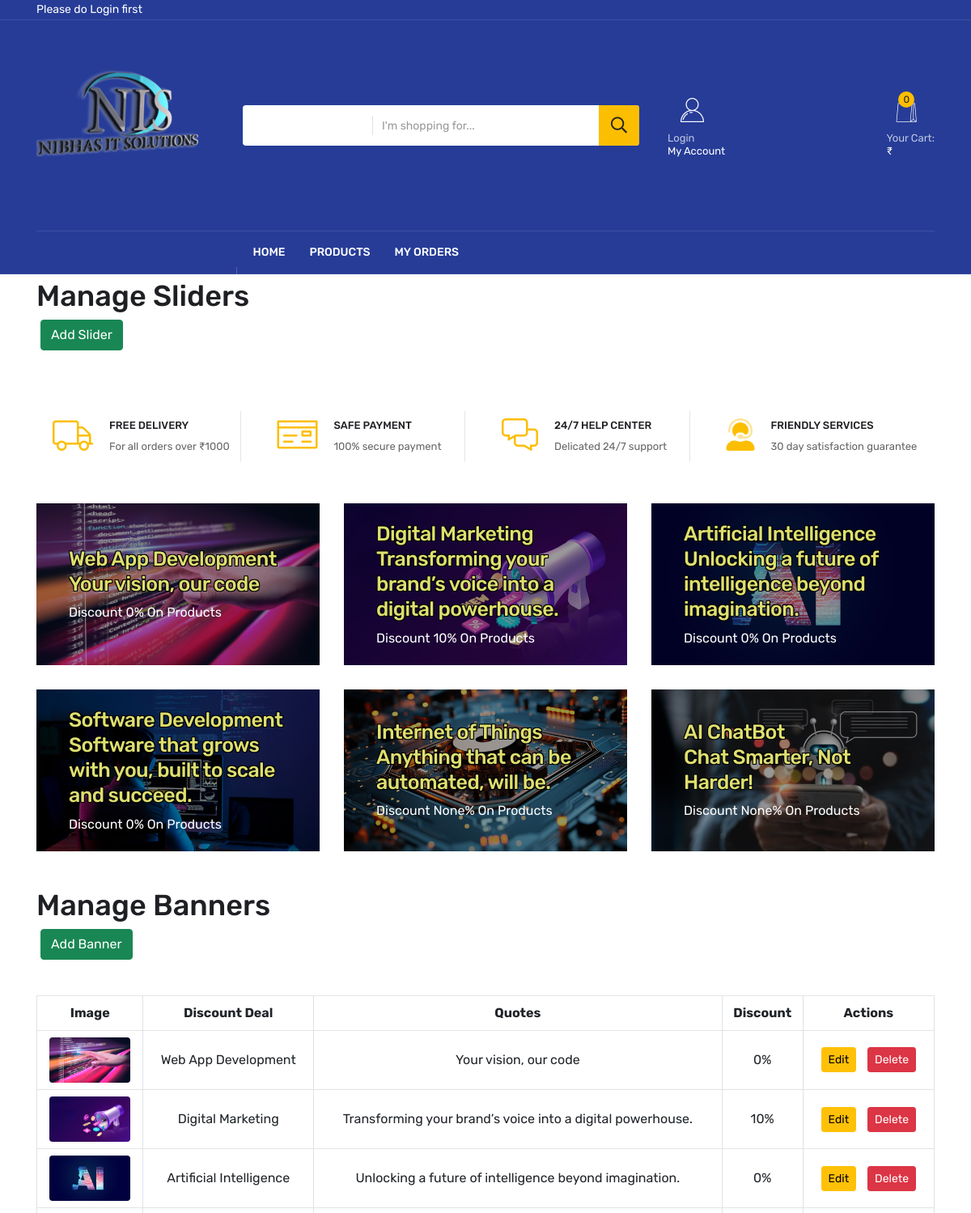
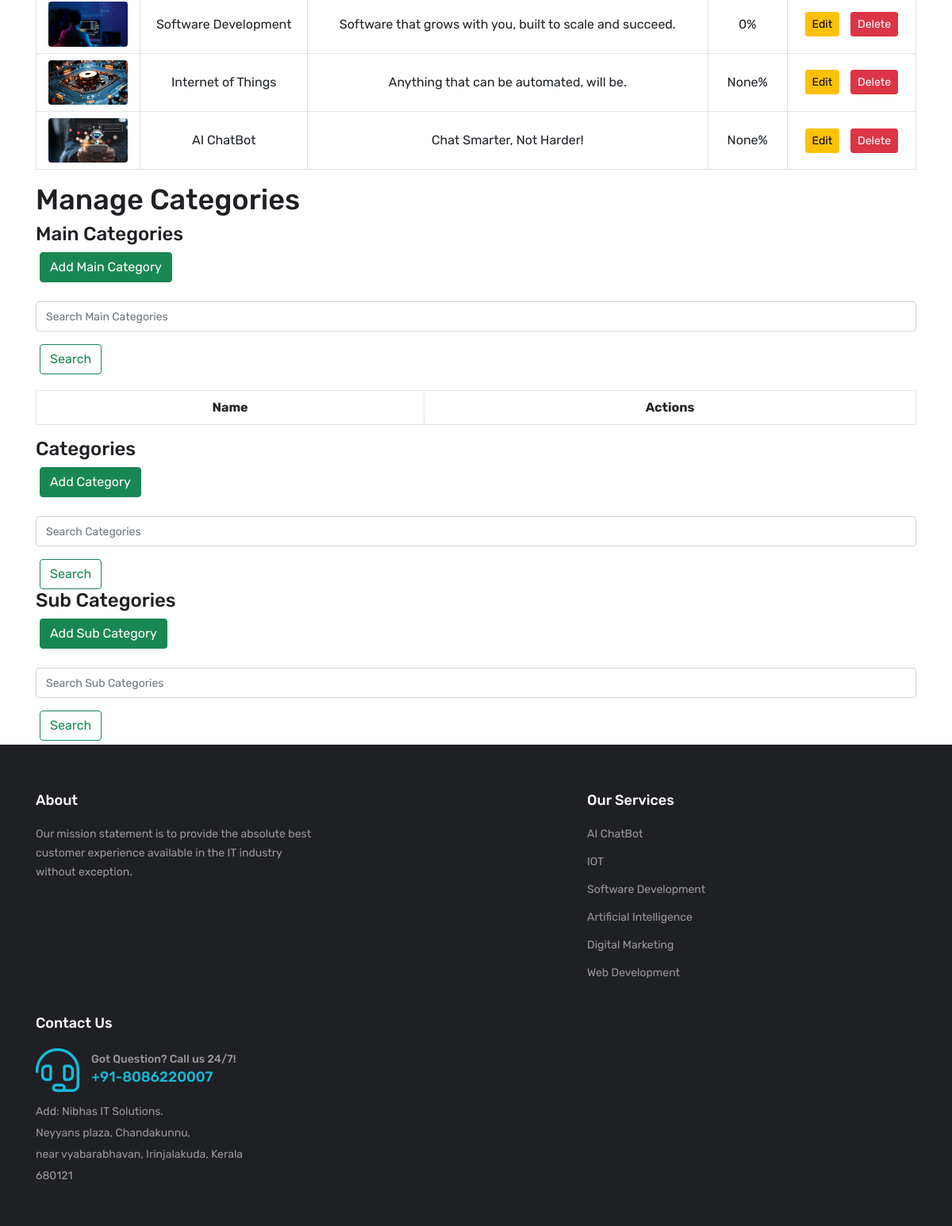
Screenshot of /manage_banners/ with the database file from the repository (2 pictures, top to bottom).
### app/models.py (models this page shows, shortened)
class banner_area(m.Model):
    image = m.ImageField(upload_to="media/banner_img")
    Discount_Deal = m.CharField(max_length=100)
    Quotes = m.CharField(max_length=100)
    Discount = m.IntegerField(null=True, blank=True)
    Link = m.CharField(max_length=200,null=True, blank=True)

### Ecommerce/views.py (the view)
# urls.py: path('manage_banners/', views.manage_banners, name='manage_banners'),
def manage_banners(request):
    banners = banner_area.objects.all()
    return render(request, 'administrators/admin_home/admin_home.html', {'banners': banners})

### templates/administrators/admin_home/admin_home.html (shortened to what this page needs)
{% extends 'base.html' %}
{% block content %}
<div class="container mt-5">
    <h2>Manage Sliders</h2>
    <a href="{% url 'add_slider' %}" class="btn btn-success mb-4">Add Slider</a>
</div>
<section class="features__area pt-20">
    <div class="container">
        <div class="row row-cols-xxl-4 row-cols-xl-4 row-cols-lg-4 row-cols-md-2 row-cols-sm-2 row-cols-1 gx-0">
            <div class="col">
                <div class="features__item d-flex white-bg">
                    <div class="features__icon mr-20">
                        <i class="fal fa-truck"></i>
                    </div>
                    <div class="features__content">
                        <h6>FREE DELIVERY</h6>
                        <p>For all orders over ₹1000</p>
                    </div>
                </div>
            </div>
            <div class="col">
                <div class="features__item d-flex white-bg">
                    <div class="features__icon mr-20">
                        <i class="fal fa-money-check"></i>
                    </div>
                    <div class="features__content">
                        <h6>SAFE PAYMENT</h6>
                        <p>100% secure payment</p>
                    </div>
                </div>
            </div>
            <div class="col">
                <div class="features__item d-flex white-bg">
                    <div class="features__icon mr-20">
                        <i class="fal fa-comments-alt"></i>
                    </div>
                    <div class="features__content">
                        <h6>24/7 HELP CENTER</h6>
                        <p>Delicated 24/7 support</p>
                    </div>
                </div>
            </div>
            <div class="col">
                <div class="features__item features__item-last d-flex white-bg">
                    <div class="features__icon mr-20">
                        <i class="fad fa-user-headset"></i>
                    </div>
                    <div class="features__content">
                        <h6>FRIENDLY SERVICES</h6>
                        <p>30 day satisfaction guarantee</p>
                    </div>
                </div>
            </div>
        </div>
    </div>
</section>
<section class="banner__area pt-20 pb-10">
    <div class="container">
        <div class="row">
            {% for i in banners %}
            <div class="col-xl-4 col-lg-4 col-md-6">
                <div class="banner__item p-relative w-img mb-30">
                    <div class="banner__img">
                        <a href="{% url 'product' %}"><img src="/{{i.image}}" alt=""></a>
                    </div>
                    <div class="banner__content">
                        <h6><a href="product-details.html">{{i.Discount_Deal}} <br>{{i.Quotes}}</a></h6>
                        <p>Discount {{i.Discount}}% On Products</p>
                    </div>
                </div>
            </div>
            {% endfor %}
        </div>
    </div>
</section>
<div class="container mt-5">
    <h2>Manage Banners</h2>
    <a href="{% url 'add_banner' %}" class="btn btn-success mb-4">Add Banner</a>
    <table class="table table-bordered">
        <thead>
            <tr>
                <th>Image</th>
                <th>Discount Deal</th>
                <th>Quotes</th>
                <th>Discount</th>
                <th>Actions</th>
            </tr>
        </thead>
        <tbody>
            {% for banner in banners %}
            <tr>
                <td><img src="/{{ banner.image }}" alt="{{ banner.Quotes }}" style="width: 100px;"></td>
                <td>{{ banner.Discount_Deal }}</td>
                <td>{{ banner.Quotes }}</td>
                <td>{{ banner.Discount }}%</td>
                <td>
                    <a href="{% url 'edit_banner' banner.id %}" class="btn btn-warning btn-sm">Edit</a>
                    <a href="{% url 'delete_banner' banner.id %}" class="btn btn-danger btn-sm">Delete</a>
                </td>
            </tr>
            {% endfor %}
        </tbody>
    </table>
</div>
<div class="container mt-5">
    <h2>Manage Categories</h2>
    <h3>Main Categories</h3>
    <a href="{% url 'add_main_category' %}" class="btn btn-success mb-4">Add Main Category</a>
    <form method="GET" action="{% url 'admin_home' %}">
        <div class="form-group">
            <form class="form-inline my-2 my-lg-0">
                <input class="form-control mb-3" name="main_category_query" type="search" placeholder="Search Main Categories" aria-label="Search" value="{{ main_category_query }}" >
                <button class="btn btn-outline-success my-2 my-sm-0" type="submit">Search</button>
            </form>
        </div>
    </form>
    <table class="table table-bordered">
        <thead>
            <tr>
                <th>Name</th>
                <th>Actions</th>
            </tr>
        </thead>
    </table>
    <h3>Categories</h3>
<a href="{% url 'add_category' %}" class="btn btn-success mb-4">Add Category</a>
<form method="GET" action="{% url 'admin_home' %}">
    <div class="form-group">
        <form class="form-inline my-2 my-lg-0">
            <input class="form-control mb-3" name="category_query" type="search" placeholder="Search Categories" aria-label="Search" value="{{ category_query }}" >
            <button class="btn btn-outline-success my-2 my-sm-0" type="submit">Search</button>
        </form>
    </div>
</form>
    <h3>Sub Categories</h3>
<a href="{% url 'add_sub_category' %}" class="btn btn-success mb-4">Add Sub Category</a>
<form method="GET" action="{% url 'admin_home' %}">
    <div class="form-group">
        <form class="form-inline my-2 my-lg-0">
            <input class="form-control mb-3" name="sub_category_query" type="search" placeholder="Search Sub Categories" aria-label="Search" value="{{ sub_category_query }}" >
            <button class="btn btn-outline-success my-2 my-sm-0" type="submit">Search</button>
        </form>
    </div>
</form>
</div>
{% endblock %}

### static/assets/css/default.css (style rules this page uses)
.mt-5 { margin-top:5px !important }
.mb-30 { margin-bottom:30px }
.mr-20 { margin-right:20px }
.pt-20 { padding-top:20px }
.pb-10 { padding-bottom:10px }

### rows the page displays
banner_area: image (picture), Discount_Deal "Web App Development", Quotes "Your vision, our code", Discount "0"
banner_area: image (picture), Discount_Deal "Digital Marketing", Quotes "Transforming your brand’s voice into a digital powerhouse.", Discount "10"
banner_area: image (picture), Discount_Deal "Artificial Intelligence", Quotes "Unlocking a future of intelligence beyond imagination.", Discount "0"
banner_area: image (picture), Discount_Deal "Software Development", Quotes "Software that grows with you, built to scale and succeed.", Discount "0"
banner_area: image (picture), Discount_Deal "Internet of Things", Quotes "Anything that can be automated, will be.", Discount "None"
banner_area: image (picture), Discount_Deal "AI ChatBot", Quotes "Chat Smarter, Not Harder!", Discount "None"

### other values shown
{{ request.session.cart|length }} "0"
